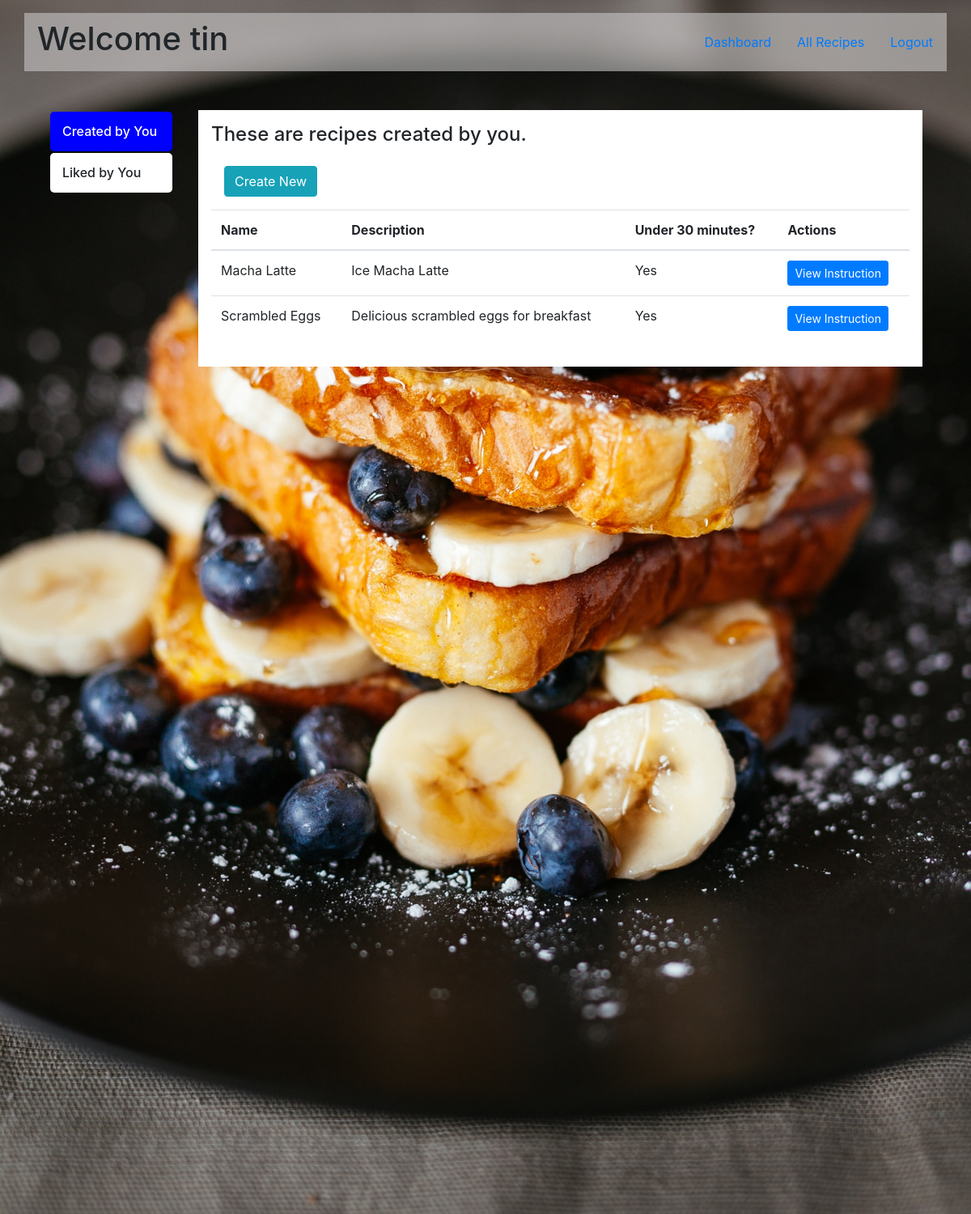
/review (signed in), run on the app's committed database.
### models.py (models this page shows)
class User(db.Model):
    id = db.Column(db.Integer, primary_key=True, autoincrement=True)
    user_name = db.Column(db.String(45), nullable=False)
    email = db.Column(db.String(45), nullable=False)
    location = db.Column(db.String(45), nullable=False)
    hashed_pw = db.Column(db.String(60), nullable=False)
    birthdate = db.Column(db.String(15), nullable=False)
    created_at = db.Column(db.DateTime, server_default=func.now())
    updated_at = db.Column(
        db.DateTime, server_default=func.now(), onupdate=func.now())
    recipes_this_user_likes = db.relationship('Recipe', secondary=likes_table)

class Recipe(db.Model):
    id = db.Column(db.Integer, primary_key=True, autoincrement=True)
    name = db.Column(db.String(100), nullable=False)
    description = db.Column(db.Text, nullable=False)
    ingredients = db.Column(db.Text(), nullable=False)
    instructions = db.Column(db.Text, nullable=False)
    under30 = db.Column(db.String(3), default="Yes", nullable=False)
    author_id = db.Column(db.Integer, db.ForeignKey('user.id'), nullable=False)
    author = db.relationship('User', foreign_keys=[
                             author_id], backref='recipes', lazy=True)
    users_who_like_this_recipe = db.relationship('User', secondary=likes_table)

### controller_functions.py (the view)
def review():
    if session['userID']:
        user = User.query.get(session['userID'])
        recipes = Recipe.query.all()
        liked_recipes = []
        for recipe in user.recipes_this_user_likes:
            liked_recipes.append(recipe.id)
        return render_template('review.html', user=user, recipes=recipes, liked_recipes=liked_recipes)
    else:
        return redirect('/')

### templates/review.html (shortened to what this page needs)
<!DOCTYPE html>
<html class="no-js">
  <head>
    <link
      rel="stylesheet"
      href="https://stackpath.bootstrapcdn.com/bootstrap/4.1.3/css/bootstrap.min.css"
    />
    <link
      rel="stylesheet"
      type="text/css"
      href="{{ url_for('static', filename='styles/index.css') }}"
    />
  </head>
  <body>
    <div class="review">
      <div class="container pt-3">
        <nav class="navbar row transparent  ">
          <h1>Welcome {{ user.user_name }}</h1>
          <div class="text-right row">
            <a href="/dashboard" class="nav-link">Dashboard</a>
            <a href="/all_recipes" class="nav-link">All Recipes</a>
            <a href="/logout" class="nav-link">Logout</a>
          </div>
        </nav>
        <div class="container">
          <div class="row">
            <div class="col-md-2 mt-5 recipe-tab">
              <h6 class="pill-select active" id="created-tab">
                Created by You
              </h6>
              <h6 class="pill-select" id="liked-tab">Liked by You</h6>
            </div>
            <div class="col-md-10">
              <div
                class="container bg-white text-black mt-5 p-3 appear"
                id="created_recipe"
              >
                <h4>These are recipes created by you.</h4>
                <a href="/create" class="btn btn-md btn-info m-3">Create New</a>
                <table class="table">
                  <thead>
                    <th>Name</th>
                    <th>Description</th>
                    <th>Under 30 minutes?</th>
                    <th>Actions</th>
                  </thead>
                  {% for recipe in recipes %} {% if recipe.author_id == user.id
                  %}
                  <tr>
                    <td>{{ recipe.name }}</td>
                    <td>{{ recipe.description }}</td>
                    <td>{{ recipe.under30 }}</td>
                    <td>
                      <a
                        href="/instruction/{{ recipe.id }}"
                        class="btn btn-sm btn-primary"
                        >View Instruction</a
                      >
                    </td>
                  </tr>
                  {% endif %} {% endfor %}
                </table>
              </div>
            </div>
          </div>
        </div>
      </div>
    </div>
  </body>
</html>

### static/styles/index.css (style rules this page uses)
.transparent { background: rgba(201, 199, 199, 0.6); }
.review { height: 1500px; background-image: url("../img/french-toast.jpg"); background-size: cover; }
.appear { -webkit-animation-name: moveInBack; animation-name: moveInBack; -webkit-animation-duration: 5s; animation-duration: 5s; -webkit-animation-timing-function: ease-out; animation-timing-function: ease-out; }
.pill-select { background-color: white; border-radius: 5px; margin: 2px; padding: 15px; cursor: pointer; }
.active { background-color: blue; color: white; }

### data on the page
User: user_name "tin"
Recipe: name "Macha Latte", description "Ice Macha Latte", under30 "Yes"
Recipe: name "Scrambled Eggs", description "Delicious scrambled eggs for breakfast", under30 "Yes"
